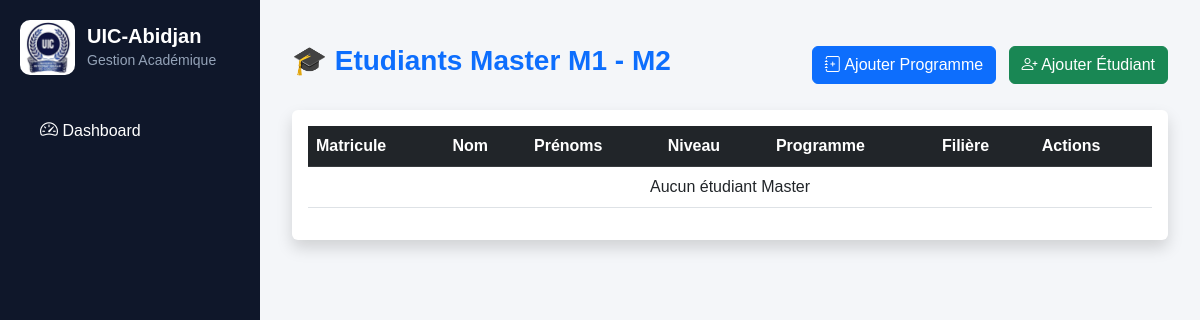
Page /lmd/master/etudiants/ on the earlier database version.
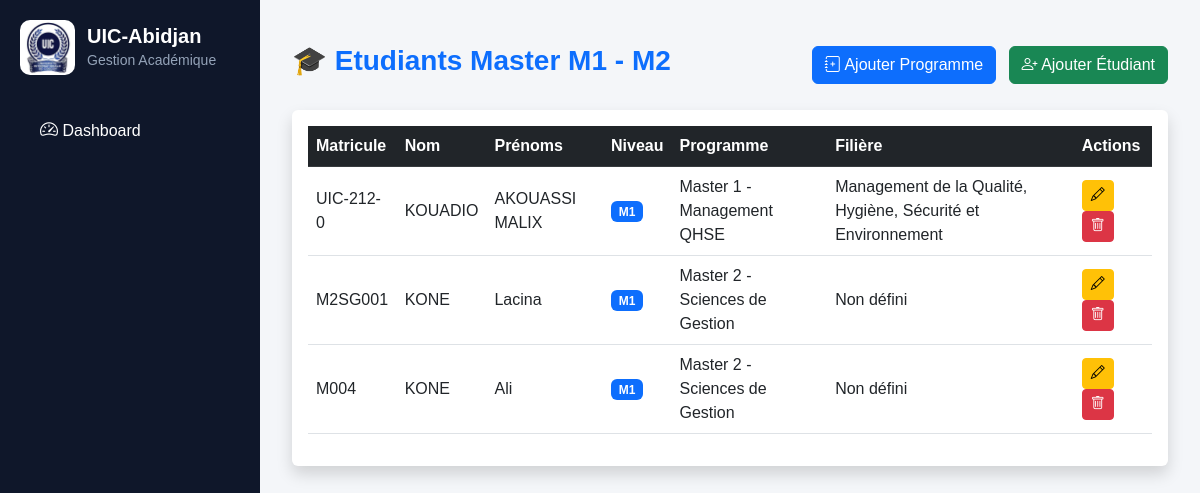
Same page on the later database version.
### lmd/models.py (models this page shows, shortened)
class EtudiantMaster(models.Model):
    SEXE_CHOICES = (
        ("M", "Masculin"),
        ("F", "Féminin"),
    )
    NIVEAU_CHOICES = (
        ("M1", "Master 1"),
        ("M2", "Master 2"),
    )
    STATUT_CHOICES = (
        ("AF", "Admis Formation"),
        ("NF", "Non Formation"),
    )
    matricule = models.CharField(
        max_length=50,
        unique=True
    )
    nom = models.CharField(
        max_length=100
    )
    prenoms = models.CharField(
        max_length=150
    )
    sexe = models.CharField(
        max_length=1,
        choices=SEXE_CHOICES
    )
    programme = models.ForeignKey(
        MasterProgramme,
        on_delete=models.CASCADE,
        related_name="etudiants"
    )
    niveau = models.CharField(
        max_length=2,
        choices=NIVEAU_CHOICES
    )
    statut = models.CharField(
        max_length=2,
        choices=STATUT_CHOICES,
        default="NF"
    )
    telephone = models.CharField(
        max_length=30,
        blank=True,
        null=True
    )
    email = models.EmailField(
        blank=True,
        null=True
    )
    date_naissance = models.DateField(
        blank=True,
        null=True
    )
    lieu_naissance = models.CharField(
        max_length=100,
        blank=True,
        null=True
    )

class MasterProgramme(models.Model):
    NIVEAUX = (
        ("M1", "Master 1"),
        ("M2", "Master 2"),
    )
    SPECIALITES = (
        ("QHSE", "Management QHSE"),
        ("DROIT", "Droit Privé"),
        ("GESTION", "Sciences de Gestion"),
    )
    niveau = models.CharField(
        max_length=2,
        choices=NIVEAUX
    )
    specialite = models.CharField(
    max_length=20,
    choices=SPECIALITES,
    default="GESTION",
   )
    filiere = models.ForeignKey(
        FiliereLMD,
        on_delete=models.CASCADE,
        related_name="programmes_master",
        null=True,
        blank=True
    )
    annee_academique = models.CharField(
        max_length=20,
        default="2025-2026"
    )
    def __str__(self):
        return f"{self.get_niveau_display()} - {self.get_specialite_display()}"

class FiliereLMD(models.Model):
    NIVEAUX = [
        ("L1-L2", "Licence Fondamentale"),
        ("L3", "Licence Professionnelle"),
        ("M1-M2", "Master"),
    ]
    code = models.CharField(
        max_length=20,
        unique=True
    )
    libelle = models.CharField(
        max_length=100
    )
    niveau_formation = models.CharField(
        max_length=10,
        choices=NIVEAUX,
        default="L1-L2"
    )

### lmd/views.py (the view)
# urls.py: path("master/etudiants/",views.master_etudiant_list,name="master_etudiant_list"),
def master_etudiant_list(request):
    etudiants = EtudiantMaster.objects.select_related(
        "programme"
    ).all()
    return render(
        request,
        "lmd/master/etudiants/list.html",
        {
            "etudiants":etudiants
        }
    )

### lmd/templates/lmd/master/etudiants/list.html
{% extends "base.html" %}
{% block content %}
<div class="container-fluid py-4">
    <div class="d-flex justify-content-between align-items-center mb-4">
        <h3 class="fw-bold text-primary">
            🎓 Etudiants Master M1 - M2
        </h3>
        <div>
            <a href="{% url 'master_programme_add' %}"
               class="btn btn-primary me-2">
                <i class="bi bi-journal-plus"></i>
                Ajouter Programme
            </a>
            <a href="{% url 'master_etudiant_add' %}"
               class="btn btn-success">
                <i class="bi bi-person-plus"></i>
                Ajouter Étudiant
            </a>
        </div>
    </div>
    <div class="card shadow border-0">
        <div class="card-body">
            <table class="table table-hover align-middle">
                <thead class="table-dark">
                    <tr>
                        <th>Matricule</th>
                        <th>Nom</th>
                        <th>Prénoms</th>
                        <th>Niveau</th>
                        <th>Programme</th>
                        <th>Filière</th>
                        <th>Actions</th>
                    </tr>
                </thead>
                <tbody>
                    {% for e in etudiants %}
                    <tr>
                        <td>
                            {{ e.matricule }}
                        </td>
                        <td>
                            {{ e.nom }}
                        </td>
                        <td>
                            {{ e.prenoms }}
                        </td>
                        <td>
                            <span class="badge bg-primary">
                                {{ e.niveau }}
                            </span>
                        </td>
                        <td>
                            {{ e.programme }}
                        </td>
                        <td>
                            {% if e.programme.filiere %}
                                {{ e.programme.filiere.libelle }}
                            {% else %}
                                Non défini
                            {% endif %}
                        </td>
                        <td>
                            <a href="{% url 'master_etudiant_edit' e.id %}"
                               class="btn btn-warning btn-sm">
                                <i class="bi bi-pencil"></i>
                            </a>
                            <a href="{% url 'master_etudiant_delete' e.id %}"
                               class="btn btn-danger btn-sm"
                               onclick="return confirm('Supprimer ?')">
                                <i class="bi bi-trash"></i>
                            </a>
                        </td>
                    </tr>
                    {% empty %}
                    <tr>
                        <td colspan="7" class="text-center">
                            Aucun étudiant Master
                        </td>
                    </tr>
                    {% endfor %}
                </tbody>
            </table>
        </div>
    </div>
</div>
{% endblock %}

Differences in the rows shown:
added EtudiantMaster: matricule "UIC-212-0", nom "KOUADIO", prenoms "AKOUASSI MALIX", niveau "M1", programme "Master 1 - Management QHSE", programme.filiere.libelle "Management de la Qualité, Hygiène, Sécurité et Environnement"
added EtudiantMaster: matricule "M2SG001", nom "KONE", prenoms "Lacina", niveau "M1", programme "Master 2 - Sciences de Gestion", shows "Non défini"
added EtudiantMaster: matricule "M004", nom "KONE", prenoms "Ali", niveau "M1", programme "Master 2 - Sciences de Gestion", shows "Non défini"
Other differences:
text no longer shown: "Aucun étudiant Master"
